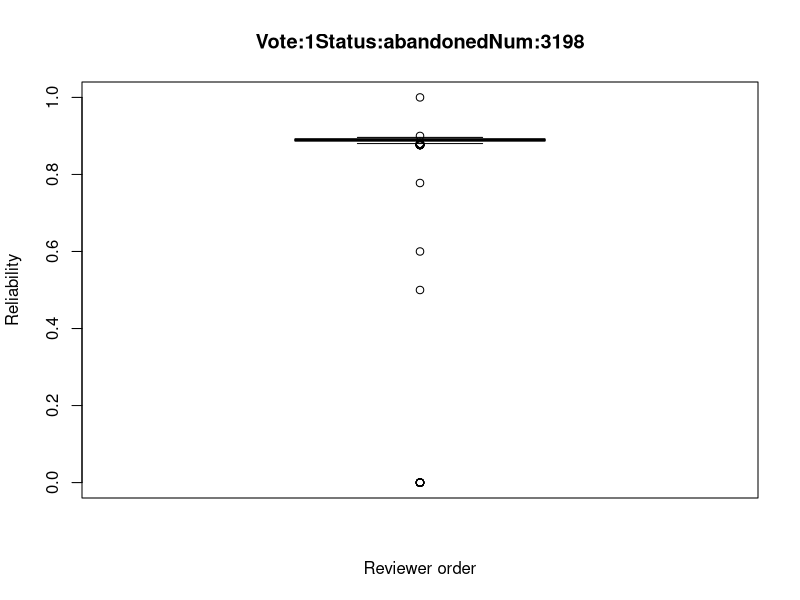
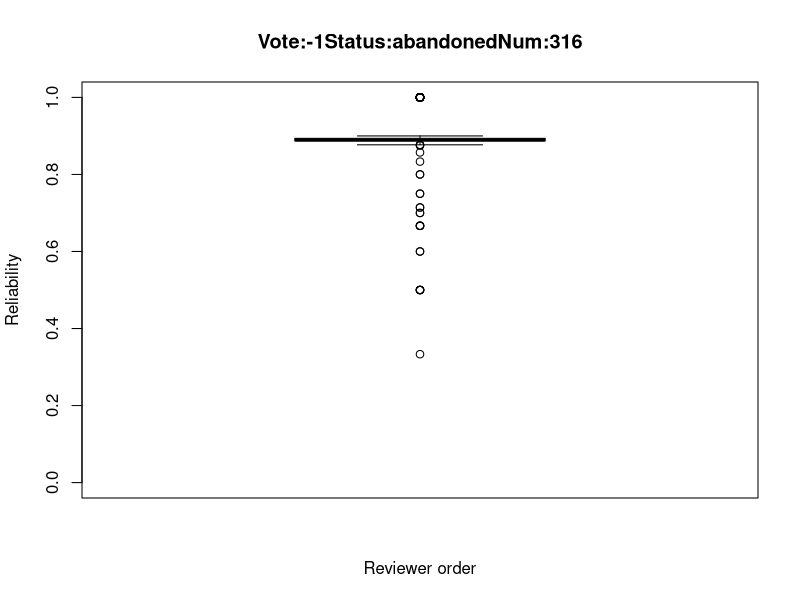
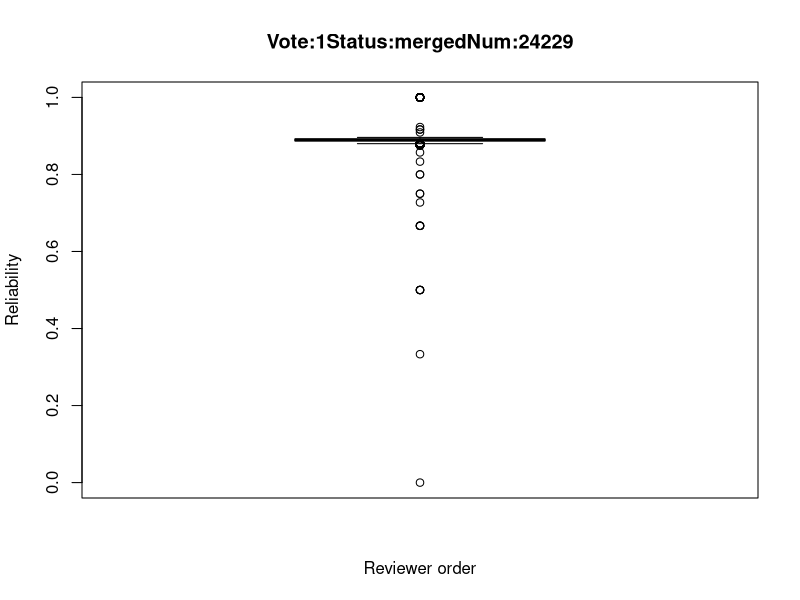
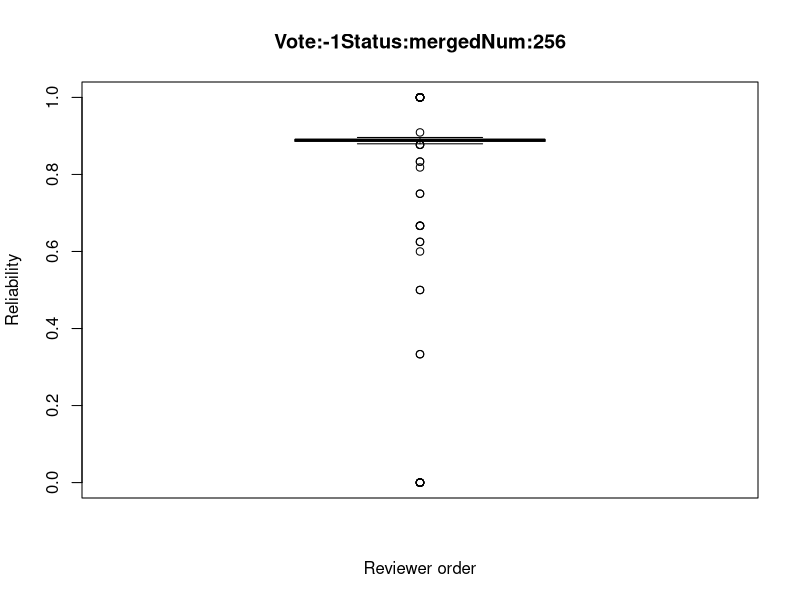

Source code (R) for these figures, in order:
########################
## SANER2015 RQ2
## @author:Yuki Ueda
## @createdOn:2015/10/15
########################
#pdf("RQ2_1.pdf")


### Set data
num <- data.frame() # Init

# Input csv
num <- read.csv("CSVdata_q/numOfPatchsets_1.csv"
                 ,sep=",", header=TRUE)

### number of patchset's voting(+1, -1) is 1
# index_l_m: vote is "like" and status is "merge"
# index_d_a: vote is "dislike" and status is abandoned
index_l_m <- data.frame()
index_d_m <- data.frame()
index_l_a <- data.frame()
index_d_a <- data.frame()

for(i in 1:nrow(num)){
  if(num$Status[i] == "merged"){      # status is merge
    if(num$VotingScore[i] == 1){      # vote is like
      index_l_m <- rbind(index_l_m, num[i,])
    }else{                            # vote is dislike
      index_d_m <- rbind(index_d_m, num[i,])
    }
  }else{                              # status is abandoned
    if(num$VotingScore[i] == 1){      # vote is like
      index_l_a <- rbind(index_l_a, num[i,])
    }else{
      index_d_a <- rbind(index_d_a, num[i,])
    }
  }
}

index_merge <- list(index_l_m, index_d_m)
index_abondone <- list(index_l_a, index_d_a)
index <- list(index_abondone, index_merge)

for(i in index){
  for(j in i){
    value = j$CurrentPar
    name = paste("Vote:", j$VotingScore[1], "Status:", j$Status[1],"Num:",length(value),sep="")
    jpeg(paste("picture_q/RQ2_1",name,".jpg",sep=""))
    boxplot(value, xlab="Reviewer order", ylab="Reliability", main=name, ylim=c(0,1))
    summary(value)
  }
}
